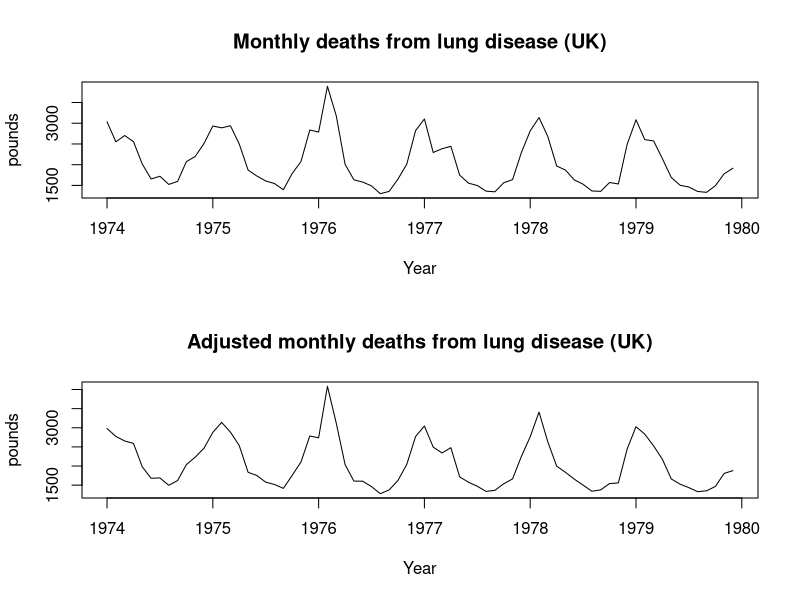

Write the R code that produced this figure.
library(forecast)


### Name: monthdays
### Title: Number of days in each season
### Aliases: monthdays
### Keywords: ts

### ** Examples


par(mfrow=c(2,1))
plot(ldeaths,xlab="Year",ylab="pounds",
    main="Monthly deaths from lung disease (UK)")
ldeaths.adj <- ldeaths/monthdays(ldeaths)*365.25/12
plot(ldeaths.adj,xlab="Year",ylab="pounds",
    main="Adjusted monthly deaths from lung disease (UK)")
